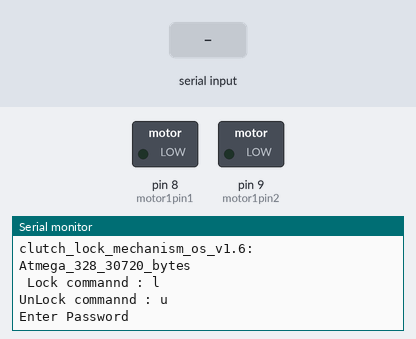
The sketch below on a simulated Arduino Uno, built with avr-gcc and run on an emulated ATmega328P. Parts: switched loads named in the sketch (green lamp = pin HIGH), the last lines printed to the serial monitor. The test bench sets the inputs (shaded band).

Above: at 6.2 s.
6.3 s: "!" received over Serial
At 7.5 s:
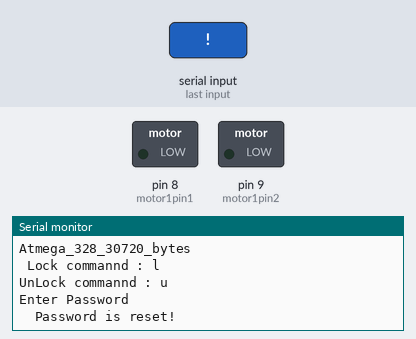
7.8 s: "?" received over Serial
At 8.6 s:
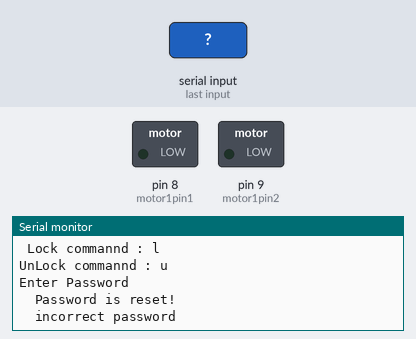
9.3 s: "l" received over Serial
At 9.8 s:
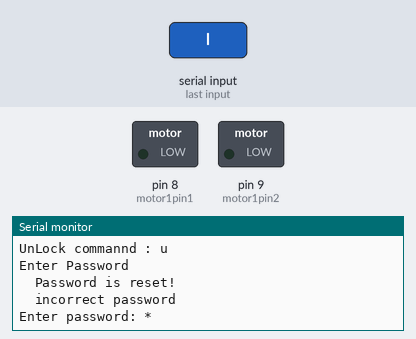

The sketch:

clutch_lock_mark2.ino
```cpp
#include <Password.h>

Password password = Password( "1234" );
int motor1pin1=8;
int motor1pin2=9;

byte currentLength = 0;

void setup()
{
  Serial.begin(9600);
  pinMode(motor1pin1,OUTPUT);
  pinMode(motor1pin2,OUTPUT);
  Serial.println("Initialising....");
  delay(3000);
  Serial.println("clutch_lock_mechanism_os_v1.6: ");
  delay(1000);
  Serial.print("Atmega_328_30720_bytes\n ");
  delay(1000);
  Serial.print("Lock commannd : l\n");
  Serial.print("UnLock commannd : u\n");
  Serial.print("Enter Password \n");
}

void loop()
{
  if (Serial.available())
  {
    char input = Serial.read();
    switch (input)
    {
      case '!': //reset password
        password.reset();
        currentLength = 0;
        Serial.println("\tPassword is reset!");
      break;
      case '?': //evaluate password
        if (password.evaluate())
        {
          Serial.println("\tlock or unlock?");
          char command=Serial.read();
          switch (command)
        {
          case 'l':
          digitalWrite(motor1pin1,HIGH);
          digitalWrite(motor1pin2,LOW);
          delay(5000);
          Serial.println("\tLocked");
          break;
          case 'u':
          digitalWrite(motor1pin1,LOW);
          digitalWrite(motor1pin2,HIGH);
          delay(5000);
          Serial.println("\tUnlocked");
          break;
        }
        }
        else
        {
          Serial.println("\tincorrect password");
        }
      break;
      default:
        password.append(input);
        currentLength++;

        //Print some feedback.
        Serial.print("Enter password: ");
        for (byte i=0; i<currentLength; i++)
        {
          Serial.print('*');
        }
        Serial.println();
     }
  }
}
```

Measured:
- after the input at 6.3 s, the serial monitor: prints a new line at once (image 1)
- after the input at 7.8 s, the serial monitor: prints a new line at once (image 2)
- after the input at 9.3 s, the serial monitor: prints a new line at once (image 3)
